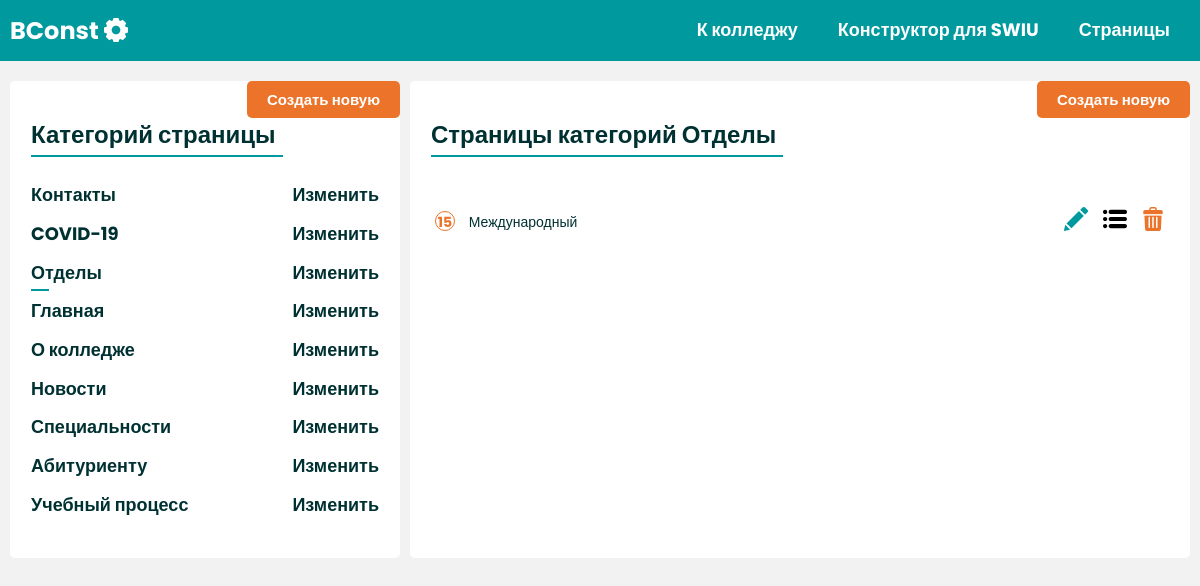
Screenshot of /page-const/list-view/8/ (signed in) with the database file from the repository.
### page/models.py (models this page shows, shortened)
class PageCategory(models.Model):
    name = models.CharField('НАзвани катоегрий',max_length=255)
    linkto = models.CharField('Ссылка на чего либо',default=0,max_length=255,blank=True,null=True)
    order = models.IntegerField('Филтрация',default=0)
    class Meta:
        verbose_name = "Категория Страницы"
        verbose_name_plural = "Категорий Страницы"

class Page(models.Model):
    order = models.IntegerField('Филтрация',default=0)
    title = models.CharField('Название страницы',max_length=255)
    url = models.CharField('Ссылка НУЖНО ИМЯ',max_length=255)
    slug = models.SlugField('slug это обычный слаг',null=True,blank=True)
    link = models.CharField('Ссылку на сайт',null=True,blank=True,default=None,max_length=255)
    category = models.ForeignKey(PageCategory,related_name='page',on_delete=models.CASCADE)
    class Meta:
        verbose_name = "Страница"
        verbose_name_plural = "Страницы"

### page/views.py (the view)
# urls.py: path('list-view/<int:pk>/',PageListView.as_view(),name="pageListView"),
class PageListView(PermissionRequiredMixin, ListView):
    redirect_field_name = '/'
    model = Page
    context_object_name = 'pages'
    template_name = 'page/page_list.html'
    permission_required = ('page.add_pagecategory')
    def get_queryset(self):
        return Page.objects.filter(category_id=self.kwargs['pk']).order_by('order')
    def get_context_data(self, *, object_list=None, **kwargs):
        context = super().get_context_data(**kwargs)
        id = self.kwargs['pk']
        context['category'] = PageCategory.objects.get(id=id)
        context['categories'] = PageCategory.objects.all().order_by('order')
        return context

### sapp/context_proccers.py (called while the page is built)
def page_category(request):
    pageCats = PageCategory.objects.all().order_by('order')
    return {
        'pageCats':pageCats
    }

### page/templates/page/page_list.html (shortened to what this page needs)
{% extends 'layouts/apppage.html' %}
{% load static %}
{% block content %}
    <section class="main">
        <div class="container">
            <div class="main-grid">
                <div class="sidebar">
                    <h2 class="lined-title">Категорий страницы <span class="btn-create"><a href="{% url 'PageCategoryCreateView' %}">Создать новую</a></span></h2>
                    <ul class="sidebar__nav" id="sidebarNav">
                        {% for category in categories %}
                        {% url 'pageListView' category.id as urltolist %}
                        <li class="sidebar__nav-item" data-pk="{{category.id}}"><a class="sidebar__nav-link {% if request.path == urltolist %}active {% endif %}" href="{{urltolist}}">{{category.name}}</a> <a class="sidebar__nav-link" href="{% url 'PageCategoryUpdateView' category.id %}"> Изменить </a></li>
                        {% endfor %}
                    </ul>
                </div>
                <div class="page-detail">
                    <h2 class="lined-title">Страницы категорий <span>{{category.name}}</span> <span class="btn-create"><a href="{% url 'PageCreateView' %}">Создать новую</a></span></h2>
                    <div class="pagelist" id="page-group">
                        {% for page in pages %}
                        <div class="pagelist__item" data-pk="{{page.id}}">
                            <div>
                                <h3 class="pagelist__title"><span class="pagelist__i">{{page.id}}</span> <a href="{% url 'pageDetailView' page.id %}">{{ page.title }}</a> </h3>
                            </div>
                            <div>
                                <a href="{% url 'PageUpdateView' page.id %}" class="pagelist__icon"><img width="24px" src="{% static 'page/img/edit.png' %}" alt=""></a>
                                <span class="pagelist__icon"><img width="24px" src="{% static 'page/img/menu.svg' %}" alt=""></span>
                                <a href="{% url 'PageDeleteView' page.category.id page.id  %}" class="pagelist__icon"><img width="24px" src="{% static 'page/img/trash.png' %}" alt=""></a>
                            </div>
                        </div>
                        {% endfor %}
                    </div>
                </div>
            </div>
        </div>
    </section>
{% endblock %}

### page/static/page/css/style.css (style rules this page uses)
* { margin: 0; padding: 0; font-family: "Poppins", sans-serif; box-sizing: border-box; }
.page-detail { position: relative; }
.btn-create { position: absolute; font-size: 1.5rem; background-color: #EB742A; padding: 1rem 2rem; color: white; border-radius: 5px; right: 0; top: 0; }
.btn-create a { color: white; text-decoration: none; }
.lined-title { font-size: 2.4rem; padding: 0.7rem 0.7rem 0.7rem 0rem; border-bottom: 2px solid #009A9E; color: #003132; font-weight: 700; display: inline-block; }
.sidebar { background-color: #ffffff; padding: 3.3rem 2.1rem; border-radius: 0.5rem; position: relative; }
.sidebar__nav { list-style: none; margin-top: 2rem; }
.sidebar__nav-item { display: flex; justify-content: space-between; align-items: center; }
.sidebar__nav-link { padding: 0.8rem 0rem; text-decoration: none; display: block; font-size: 1.8rem; font-weight: 700; color: #003132; border-bottom: 0.2rem solid #ffffff; position: relative; }
.sidebar__nav-link.active::after { position: absolute; width: 25%; height: 2px; content: ""; background-color: #009A9E; bottom: 0; left: 0; }
.page-detail { background-color: #ffffff; padding: 3.3rem 2.1rem; border-radius: 0.5rem; }
.pagelist { margin-top: 4rem; }
.pagelist__item { display: flex; padding: 1rem 0.4rem; align-items: center; justify-content: space-between; cursor: pointer; }
.pagelist__item a { text-decoration: none; color: inherit; }
.pagelist__i { color: #EB742A; font-size: 1.4rem; position: relative; text-align: center; font-weight: 700; width: 2rem; height: 2rem; line-height: 2rem; text-align: center; border: 1px solid #EB742A; display: inline-block; border-radius: 50%; margin-right: 1rem; }
.pagelist__title { font-weight: 400; font-size: 1.4rem; color: #003132; }
.pagelist__icon { display: inline-block; margin-left: 1rem; }
.main { background-color: #f2f2f2; padding-top: 2rem; min-height: 101vh; }
.main-grid { display: grid; grid-template-columns: 2fr 4fr; grid-gap: 1rem; }
html { line-height: 1.15; -webkit-text-size-adjust: 100%; }
body { margin: 0; }
a { background-color: transparent; }
img { border-style: none; }
html { font-size: 62.5%; }
body { font-size: 1.6rem; }
.container { margin: 0 auto; max-width: 118rem; }

### rows the page displays
PageCategory: name "Контакты"
PageCategory: name "COVID-19"
PageCategory: name "Отделы"
PageCategory: name "Главная"
PageCategory: name "О колледже"
PageCategory: name "Новости"
PageCategory: name "Специальности"
PageCategory: name "Абитуриенту"
PageCategory: name "Учебный процесс"
Page: id "15", title "Международный"
